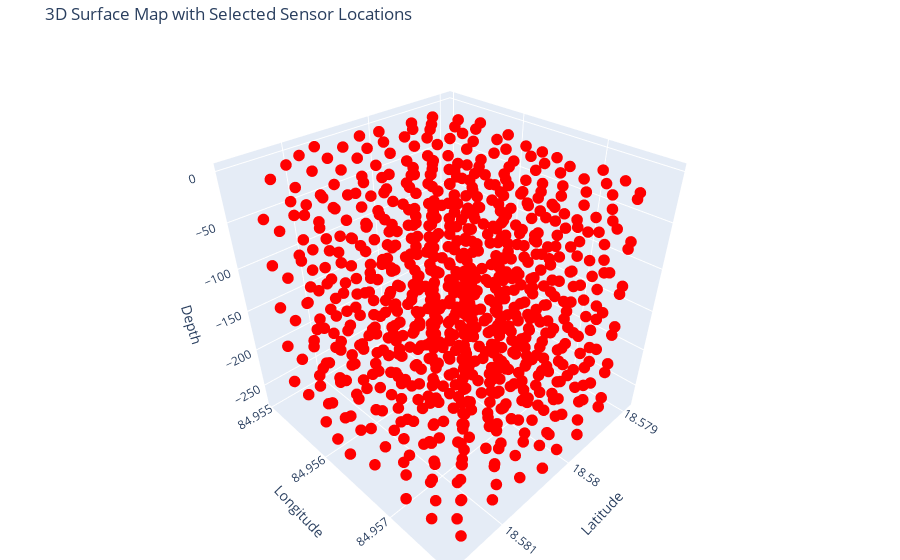

The code cell stored with this chart in its notebook:
### Code cell
fig = go.Figure()

# Add surface map
fig.add_trace(go.Surface(
    x=df['Latitude'], y=df['Longitude'], z=df['Depth'],
    colorscale='turbo',
    opacity=1,
    showscale=False
))

# Add selected sensors as scatter plot
fig.add_trace(go.Scatter3d(
    x=selected_sensor['Latitude'], y=selected_sensor['Longitude'], z=selected_sensor['Depth'],
    mode='markers',
    marker=dict(
        size=4,
        color='red',
        symbol='circle'
    ),
    name='Selected Sensors'
))

# Customize layout
fig.update_layout(
    title='3D Surface Map with Selected Sensor Locations',
    scene=dict(
        xaxis_title='Latitude',
        yaxis_title='Longitude',
        zaxis_title='Depth',
    ),
    margin=dict(l=0, r=0, b=0, t=40)
)

# Show the plot
fig.show()

### Figure 1 — Plotly figure (JSON) as saved in the notebook; plotly's stock layout.template omitted (floating-point values rounded to 4 significant figures; data arrays with more than 128 entries replaced by an {"elided": "..."} marker saying what was removed)
{"data": [{"colorscale": [[0, "#30123b"], [0.07143, "#4145ab"], [0.1429, "#4675ed"], [0.2143, "#39a2fc"], [0.2857, "#1bcfd4"], [0.3571, "#24eca6"], [0.4286, "#61fc6c"], [0.5, "#a4fc3b"], [0.5714, "#d1e834"], [0.6429, "#f3c63a"], [0.7143, "#fe9b2d"], [0.7857, "#f36315"], [0.8571, "#d93806"], [0.9286, "#b11901"], [1, "#7a0402"]], "opacity": 1, "showscale": false, "type": "surface", "x": {"elided": "135 float values"}, "y": {"elided": "135 float values"}, "z": {"elided": "135 int values"}}, {"marker": {"color": "red", "size": 4, "symbol": "circle"}, "mode": "markers", "name": "Selected Sensors", "type": "scatter3d", "x": {"elided": "809 float values"}, "y": {"elided": "809 float values"}, "z": {"elided": "809 float values"}}], "layout": {"margin": {"b": 0, "l": 0, "r": 0, "t": 40}, "scene": {"xaxis": {"title": {"text": "Latitude"}}, "yaxis": {"title": {"text": "Longitude"}}, "zaxis": {"title": {"text": "Depth"}}}, "title": {"text": "3D Surface Map with Selected Sensor Locations"}}}
